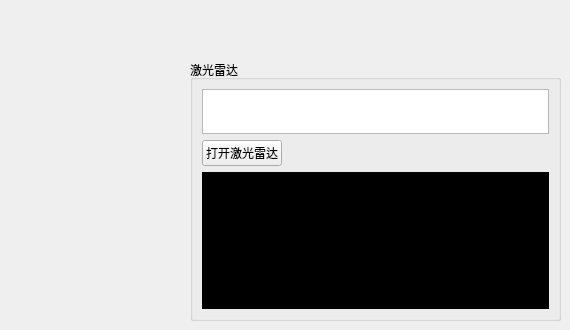
          <widget class="QWidget" name="tab_7">
           <attribute name="title">
            <string>快捷设置</string>
           </attribute>
           <widget class="QGroupBox" name="groupBox_2">
            <property name="geometry">
             <rect>
              <x>190</x>
              <y>60</y>
              <width>371</width>
              <height>261</height>
             </rect>
            </property>
            <property name="title">
             <string>激光雷达</string>
            </property>
            <layout class="QVBoxLayout" name="verticalLayout_10">
             <item>
              <widget class="QTextEdit" name="textEdit_laser_cmd">
               <property name="minimumSize">
                <size>
                 <width>0</width>
                 <height>45</height>
                </size>
               </property>
               <property name="maximumSize">
                <size>
                 <width>16777215</width>
                 <height>45</height>
                </size>
               </property>
              </widget>
             </item>
             <item>
              <layout class="QHBoxLayout" name="horizontalLayout_10">
               <item>
                <widget class="QPushButton" name="pushButton_laser">
                 <property name="text">
                  <string>打开激光雷达</string>
                 </property>
                </widget>
               </item>
               <item>
                <spacer name="horizontalSpacer_3">
                 <property name="orientation">
                  <enum>Qt::Horizontal</enum>
                 </property>
                 <property name="sizeHint" stdset="0">
                  <size>
                   <width>40</width>
                   <height>20</height>
                  </size>
                 </property>
                </spacer>
               </item>
              </layout>
             </item>
             <item>
              <spacer name="verticalSpacer_2">
               <property name="orientation">
                <enum>Qt::Vertical</enum>
               </property>
               <property name="sizeHint" stdset="0">
                <size>
                 <width>20</width>
                 <height>40</height>
                </size>
               </property>
              </spacer>
             </item>
             <item>
              <widget class="QTextEdit" name="textEdit_quick_output">
               <property name="styleSheet">
                <string notr="true">background-color: rgb(0, 0, 0);</string>
               </property>
              </widget>
             </item>
            </layout>
           </widget>
          </widget>
